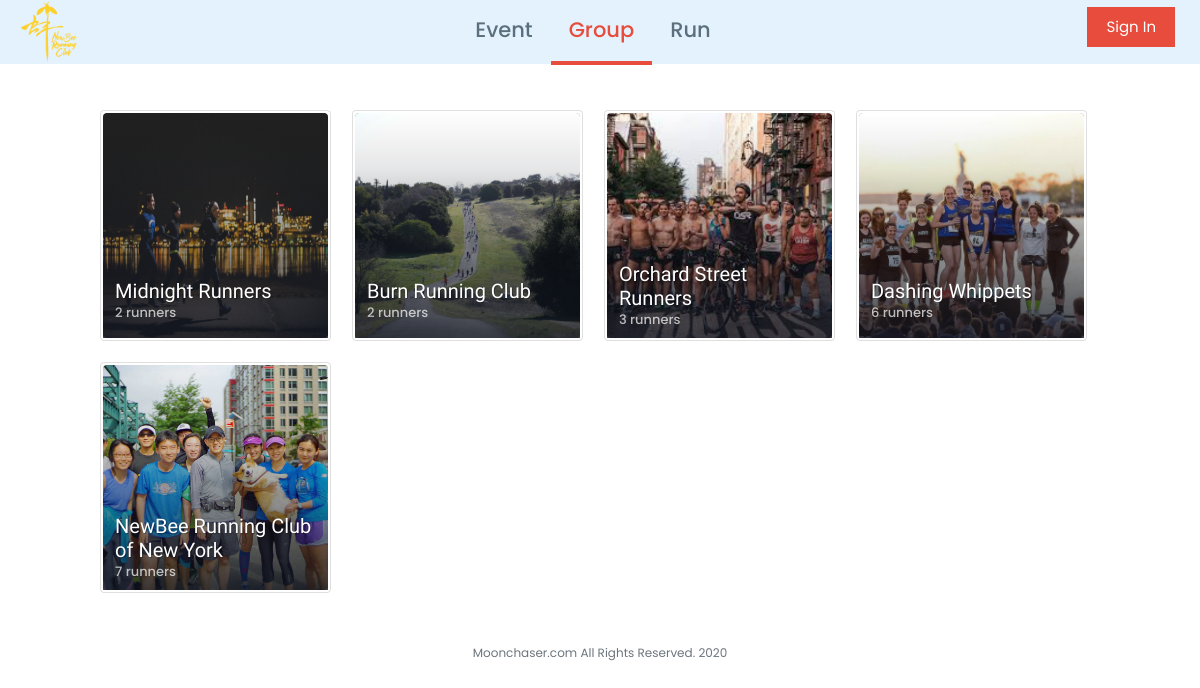
/group, run on the app's committed database.
### tables this page shows
CREATE TABLE "community" (
	"gid"	INTEGER NOT NULL UNIQUE,
	"title"	varchar(200) NOT NULL UNIQUE,
	"owner"	INTEGER NOT NULL,
	"logo"	varchar(200) DEFAULT NULL,
	"description"	varchar(2000) DEFAULT NULL,
	"verify"	tinyint NOT NULL,
	"privacy"	smallint NOT NULL,
	"ctime"	timestamp NOT NULL DEFAULT CURRENT_TIMESTAMP,
	FOREIGN KEY("owner") REFERENCES "runner"("rid"),
	PRIMARY KEY("gid" AUTOINCREMENT)
);

### moonchaser.py (the view)
@app.route("/group")
def group():
	if session.get("runner_id") is None:
		runner_id = 0
		runner = {}
	else:
		runner_id = session['runner_id']
		runner = RunnerDAO.get_runner_basic_rid(runner_id)
	gid = request.args.get("gid")
	if gid is not None:
		group = GroupDAO.get_group_detail(gid, runner_id)
		if group:
			return render_template("group_detail.html", group=group, page="group", runner=runner)
		else:
			return apology("The page you asked for is invalid", 400)
	group_list = GroupDAO.get_group_list_browser(runner_id)
	return render_template("group_browser.html", group_list=group_list, page='group', runner=runner)

### auth.py (called while the page is built)
    def create_connection(db_file='moonchaser.db'):
        try:
            conn = sqlite3.connect(db_file)
        except Error as e:
            print(e)
        return conn

    def dict_factory(cursor, row):
        d = {}
        for idx, col in enumerate(cursor.description):
            d[col[0]] = row[idx]
        return d

    def dict_sql_connection(db_file="moonchaser.db"):
        try:
            conn = sqlite3.connect(db_file)
        except Error as e:
                print(e)
        conn.row_factory = sqlInterface.dict_factory
        return conn

    def get_group_member_list(gid):
        member_list = []
        conn = sqlInterface.dict_sql_connection()
        cur = conn.cursor()
        cur.execute("SELECT rid FROM runner2group WHERE gid = ? AND role >= ?", (gid, Role.Member,))
        rows = cur.fetchall()
        if len(rows) != 0:
            for row in rows:
                member_list.append(row['rid'])
        conn.commit()
        conn.close()
        return member_list

    def get_group_role_rid(rid, gid):
        role = Role.Visitor
        conn = sqlInterface.create_connection()
        cur = conn.cursor()
        cur.execute("SELECT role FROM runner2group WHERE rid = ? AND gid = ? LIMIT 1", (rid, gid,))
        rows = cur.fetchall()
        if len(rows) != 0:
            role = rows[0][0]
        conn.commit()
        conn.close()
        return role

    def get_runner_basic_rid(rid):
        person = {'url':'', \
                  'image':'', \
                  'image_large':'', \
                  'alt':'', \
                  'title':'' \
                  }
        conn = sqlInterface.dict_sql_connection()
        cur = conn.cursor()
        cur.execute("SELECT username, avatar FROM runner WHERE rid = ? LIMIT 1", (rid,))
        rows = cur.fetchall()
        if len(rows) != 0:
            person['url'] = 'runner?rid='+str(rid)
            person['image'] = rows[0]['avatar']
            person['alt'] = rows[0]['username']
            person['title'] = rows[0]['username']
        conn.commit()
        conn.close()
        return person

### moonchaser.py (called while the page is built)
@app.after_request
def after_request(response):
	response.headers["Cache-Control"] = "no-cache, no-store, must-revalidate"
	response.headers["Expires"] = 0
	response.headers["Pragma"] = "no-cache"
	return response

### templates/group_browser.html (shortened to what this page needs)
{% extends "layout.html" %}
{% block scripts %}
	 <link href="/static/css/other/card_list.css" rel="stylesheet">
	 <link href="/static/css/other/group_browser.css" rel="stylesheet">
{% endblock %}
{% block main %}
	<div class="div-browser-list">
        <ul class="ul-browser-list-lg">
            {% if group_list %}
                {% for group in group_list %}
                    <li class="list-animate">
                        <a href="{{ group['url'] }}" class="card" style="width: 15rem; height: 15rem; background-image: url('{{ group['logo'] }}'); background-size: 15rem 15rem;">
                        	<div class="groupcard--gradient"></div>
                            <div class="card-body">
                                <div class="title-wrap">
                                        <h5 class="card-title">{{ group['title'] }}</h5>
                                        <p>{{ group['member_count'] }} runners</p>
                                </div>
                            </div>
                        </a>
                    </li>
                {% endfor %}
            {% endif %}
        </ul>
    </div>
{% endblock %}

### static/css/style.css (style rules this page uses)
html, body { font-family: 'Poppins'; font-size: 15px; line-height: 1.5; box-sizing: border-box; margin: 0; overflow-x: hidden; top: 0; left: 0; }
a { text-decoration: none; color: rgba(34, 55, 69, .7); font-weight: 500; }
a, a:hover, a:link, a:visited, a:focus { color: rgba(34, 55, 69, .7); text-decoration: none; cursor: pointer; }
ul { list-style-type: none; }

### static/css/other/card_list.css (style rules this page uses)
.div-browser-list { width: 100%; overflow: hidden; }
.ul-browser-list-lg>li { float: left; padding: 0.2%; margin-bottom: 2%; overflow: hidden; display: block; min-height: 420px; max-height: 420px; }
.ul-browser-list-lg li { margin-right: 2%; }
@media screen and (min-width: 1094px) { .ul-browser-list-lg>li { margin-right: 2%; } }
.card-body { padding: 0.8rem; }
.title-wrap { display: block; max-height: 5rem; width: 100%; float: left; }
.card-title { display: block; color: black; float: left; width: 70%; max-height: 3rem; min-height: 3rem; font-size: 1.1rem; vertical-align: middle; padding: 3% 0; font-family: 'EB Garamond', serif; font-weight: 400; text-overflow:-o-ellipsis-lastline; overflow: hidden; text-overflow: ellipsis; display: -webkit-box; -webkit-line-clamp: 2; -webkit-box-orient: vertical; }

### static/css/other/group_browser.css (style rules this page uses)
.ul-browser-list-lg>li { min-height: 15rem; max-height: 16rem; border: 1px solid rgba(0,0,0,.125); border-radius: 0.25rem; }
.card { border: 0px; background-color: #333; box-shadow: 0 0 1px rgba(0,0,0,.05); background-clip: content-box; background-size: cover; background-position: 50% 20%; }
.groupcard--gradient { height: 100%; width: 100%; position: absolute; background-color: transparent; background-image: -webkit-linear-gradient(rgba(15,20,31,0) 0,rgba(15,20,31,.1) 25%,rgba(15,20,31,.8) 100%); }
.card-body { orphans: 2; vertical-align: bottom; width: 100%; position: absolute; bottom: 0; left: 0; }
.title-wrap { display: block; float: left; }
.title-wrap p { color: rgba(255,255,255,.7); font-size: 13px; line-height: 1.6; margin-bottom: 2px; }
.card-title { width: 100%; font-size: 20px; text-shadow: 1px 1px 0 rgba(0,0,0,.26); color: #FFF; padding: 11px 0 0 0!important; font-weight: 500; margin-bottom: 0px; font-family: 'Rufina', serif; min-height: auto; max-height: 10rem !important; }

### data on the page
community: logo (picture), title "Midnight Runners", member_count "2"
community: logo (picture), title "Burn Running Club", member_count "2"
community: logo (picture), title "Orchard Street Runners", member_count "3"
community: logo (picture), title "Dashing Whippets", member_count "6"
community: logo (picture), title "NewBee Running Club of New York", member_count "7"
